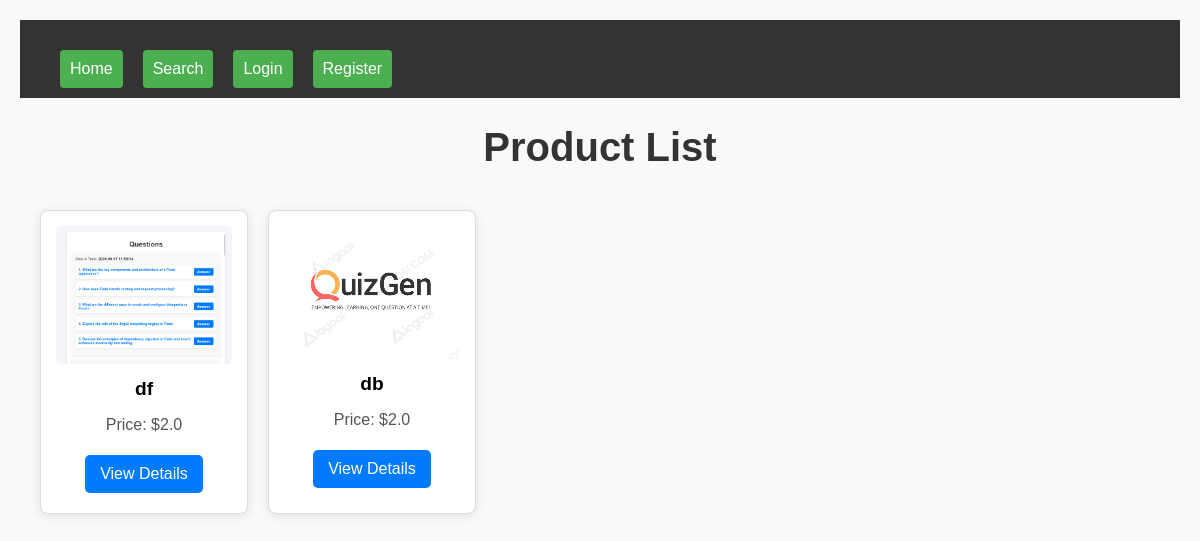
The page /home on the database its author committed.
### app.py (models this page shows)
class Product(db.Model):
    __tablename__ = 'products'
    id = db.Column(db.Integer, primary_key=True)
    name = db.Column(db.String(100), nullable=False)
    category = db.Column(db.String(50), nullable=False)
    description = db.Column(db.Text, nullable=False)
    price = db.Column(db.Float, nullable=False)
    image_file = db.Column(db.String(120), nullable=False)
    admin_id = db.Column(db.Integer, db.ForeignKey('users.id'), nullable=False)
    admin = db.relationship('User', backref='products')

### app.py (the view)
@app.route('/')
@app.route('/home')
def home():
    products = Product.query.all()
    return render_template('home.html', products=products)

### templates/home.html (shortened to what this page needs)
{% extends 'base.html' %}
{% block content %}
    <h1>Product List</h1>
    <div class="product-grid">
        {% for product in products %}
            <div class="product-card">
                <img src="{{ url_for('static', filename='uploads/' + product.image_file) }}" alt="{{ product.name }}" class="product-image">
                <h2 class="product-name">{{ product.name }}</h2>
                <p class="product-price">Price: ${{ product.price }}</p>
                <a href="{{ url_for('product', product_id=product.id) }}" class="btn">View Details</a>
            </div>
        {% endfor %}
    </div>
{% endblock %}

### static/styles.css (style rules this page uses)
body { font-family: Arial, sans-serif; background-color: #f9f9f9; margin: 0; padding: 20px; }
h1 { text-align: center; color: #333; }
a { display: inline-block; margin-top: 20px; padding: 10px 20px; background-color: #4CAF50; color: white; text-decoration: none; border-radius: 4px; }
h1 { text-align: center; margin-bottom: 20px; font-size: 2.5em; }

### templates/home.html (style rules this page uses)
.product-grid { display: grid; grid-template-columns: repeat(auto-fill, minmax(200px, 1fr)); gap: 20px; padding: 20px; }
.product-card { border: 1px solid #ddd; border-radius: 8px; padding: 15px; text-align: center; transition: transform 0.3s; background-color: #fff; box-shadow: 0 2px 10px rgba(0, 0, 0, 0.1); }
.product-image { max-width: 100%; height: auto; border-radius: 5px; }
.product-name { font-size: 1.2em; margin: 10px 0; }
.product-price { font-size: 1em; color: #555; }
.btn { display: inline-block; background-color: #007bff; color: white; border: none; border-radius: 5px; padding: 10px 15px; cursor: pointer; text-decoration: none; transition: background-color 0.3s; margin: 5px 0; }

### rows shown on the page
Product: image_file (picture), name "df", price "2.0"
Product: image_file (picture), name "db", price "2.0"
